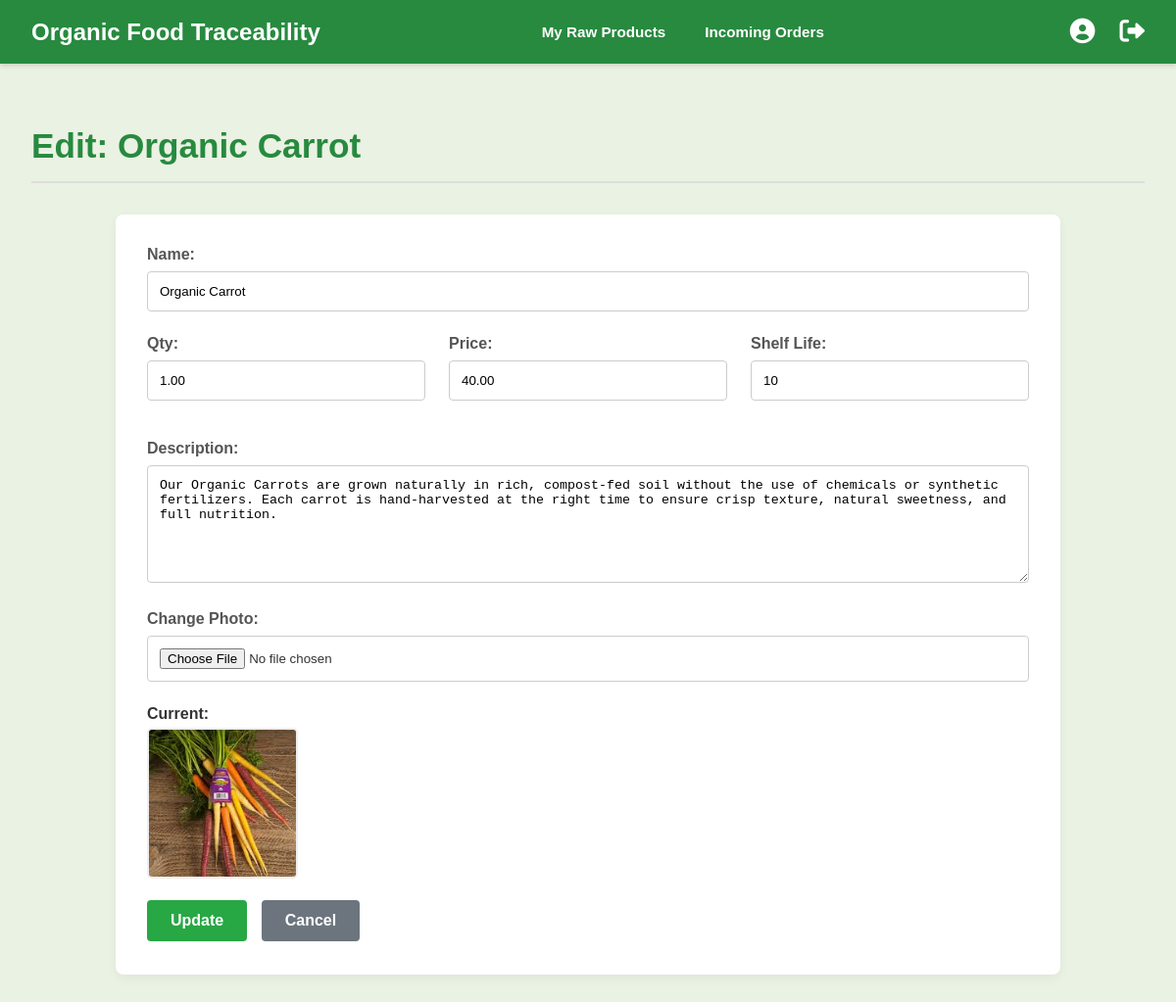
/edit_product.php?id=16 (signed in), run on the app's committed database.
### tables this page shows
CREATE TABLE IF NOT EXISTS `products` (
  `ProductID` int NOT NULL AUTO_INCREMENT,
  `ProductName` varchar(150) NOT NULL,
  `ProductDescription` text,
  `CreatedByUserID` int NOT NULL,
  `ProductImage` varchar(255) DEFAULT NULL,
  `Quantity` decimal(10,2) DEFAULT NULL,
  `Price` decimal(10,2) DEFAULT NULL,
  `ShelfLifeDays` int DEFAULT NULL,
  `ProductType` varchar(20) NOT NULL DEFAULT 'Processed',
  `DateAdded` datetime DEFAULT CURRENT_TIMESTAMP,
  PRIMARY KEY (`ProductID`),
  KEY `CreatedByUserID` (`CreatedByUserID`),
  KEY `idx_product_type` (`ProductType`)
);

### edit_product.php (the view, shortened to what this page needs)
<?php
include_once 'header_app.php';
$message = ''; $product_id = filter_input(INPUT_GET, 'id', FILTER_VALIDATE_INT);
$sql_f="SELECT * FROM Products WHERE ProductID=? AND CreatedByUserID=?"; $stmt_f=$conn->prepare($sql_f); $product=null;
if($stmt_f){ $stmt_f->bind_param("ii",$product_id,$user_id); $stmt_f->execute(); $res=$stmt_f->get_result(); if($res->num_rows==1){$product=$res->fetch_assoc();} $stmt_f->close(); } else {error_log("Fetch edit prep fail: ".$conn->error);}
?>
<div class="page-header"><h1>Edit: <?php echo htmlspecialchars($product['ProductName']); ?></h1></div>
<div class="form-card">
    <form action="edit_product.php?id=<?php echo $product_id; ?>" method="POST" enctype="multipart/form-data">
        <label for="product_name">Name:</label><input type="text" id="product_name" name="product_name" value="<?php echo htmlspecialchars($product['ProductName']); ?>" required>
        <div class="form-grid">
            <div><label for="quantity">Qty:</label><input type="number" id="quantity" name="quantity" step="any" value="<?php echo htmlspecialchars($product['Quantity']??0);?>" required></div>
            <div><label for="price">Price:</label><input type="number" id="price" name="price" step="0.01" value="<?php echo htmlspecialchars($product['Price']??0.00);?>" required></div>
            <div><label for="shelf_life">Shelf Life:</label><input type="number" id="shelf_life" name="shelf_life" step="1" value="<?php echo htmlspecialchars($product['ShelfLifeDays']??'');?>"></div>
        </div>
        <label for="product_description">Description:</label><textarea id="product_description" name="product_description"><?php echo htmlspecialchars($product['ProductDescription']);?></textarea>
        <label for="product_image">Change Photo:</label><input type="file" id="product_image" name="product_image" accept="image/*">
        <?php if(!empty($product['ProductImage'])&&file_exists($product['ProductImage'])):?><div class="current-image">Current:<br><img src="<?php echo htmlspecialchars($product['ProductImage']);?>" alt="Current"></div><?php endif;?>
        <button type="submit" name="update_product" class="btn-submit">Update</button>
        <a href="manage_products.php" class="btn-cancel">Cancel</a>
    </form>
</div>
</div></body></html>

### app_style.css (style rules this page uses)
body { font-family:Arial,sans-serif;background-color:#EAF2E3;margin:0;padding:0;color:#333 }
.page-header { display:flex;justify-content:space-between;align-items:center;margin-bottom:2rem;padding-bottom:1rem;border-bottom:2px solid #ddd }
.page-header h1 { font-size:2.2rem;color:#278A3F;margin:0 }
.form-card { background:#fff;padding:2rem;border-radius:8px;box-shadow:0 4px 12px rgba(0,0,0,.05);max-width:900px;margin:1rem auto }
.form-card label { display:block;margin-bottom:.5rem;font-weight:700;color:#555 }
.form-card input[type=text],.form-card input[type=number],.form-card input[type=date],.form-card input[type=file],.form-card select,.form-card textarea { width:100%;padding:.75rem;margin-bottom:1.5rem;border:1px solid #ccc;border-radius:4px;box-sizing:border-box }
.form-card textarea { min-height:100px;resize:vertical }
.form-grid { display:grid;grid-template-columns:1fr 1fr 1fr;gap:1.5rem;margin-bottom:1rem }
.btn-submit { background:#28a745;color:#fff;padding:.75rem 1.5rem;border:none;border-radius:4px;font-size:1rem;font-weight:700;cursor:pointer }
.btn-cancel { display:inline-block;background:#6c757d;color:#fff;padding:.75rem 1.5rem;border:none;border-radius:4px;font-size:1rem;font-weight:700;cursor:pointer;text-decoration:none;margin-left:10px }
.btn-details,.btn-cancel,.btn-action { display:inline-block;padding:5px 10px;font-size:.8rem;color:#fff;text-decoration:none;border-radius:4px;border:none;cursor:pointer;margin:2px; }
.btn-cancel { background-color:#dc3545 }

### edit_product.php (style rules this page uses)
.form-card { background:#fff;padding:2rem;border-radius:8px;box-shadow:0 4px 12px rgba(0,0,0,.05);max-width:900px;margin:1rem auto }
.form-card label { display:block;margin-bottom:.5rem;font-weight:700;color:#555 }
.form-card input[type=text],.form-card input[type=number],.form-card input[type=file],.form-card textarea { width:100%;padding:.75rem;margin-bottom:1.5rem;border:1px solid #ccc;border-radius:4px;box-sizing:border-box }
.form-card textarea { min-height:120px;resize:vertical }
.form-grid { display:grid;grid-template-columns:1fr 1fr 1fr;gap:1.5rem }
.btn-submit { background:#28a745;color:#fff;padding:.75rem 1.5rem;border:none;border-radius:4px;font-size:1rem;font-weight:700;cursor:pointer }
.btn-cancel { display:inline-block;background:#6c757d;color:#fff;padding:.75rem 1.5rem;border:none;border-radius:4px;font-size:1rem;font-weight:700;cursor:pointer;text-decoration:none;margin-left:10px }
.current-image { font-weight:700;margin-bottom:1rem }
.current-image img { width:150px;height:150px;object-fit:cover;border:2px solid #eee;border-radius:5px;margin-top:5px }

### data on the page
products: ProductName "Organic Carrot", product_name "Organic Carrot", quantity "1.00", price "40.00", shelf_life "10", product_description "Our Organic Carrots are grown naturally in rich, compost-fed soil without the use of chemicals or synthetic fertilizers. Each carrot is hand-harvested at the right time to ensure crisp texture, natural sweetness, and full nutrition.", ProductImage (picture)
